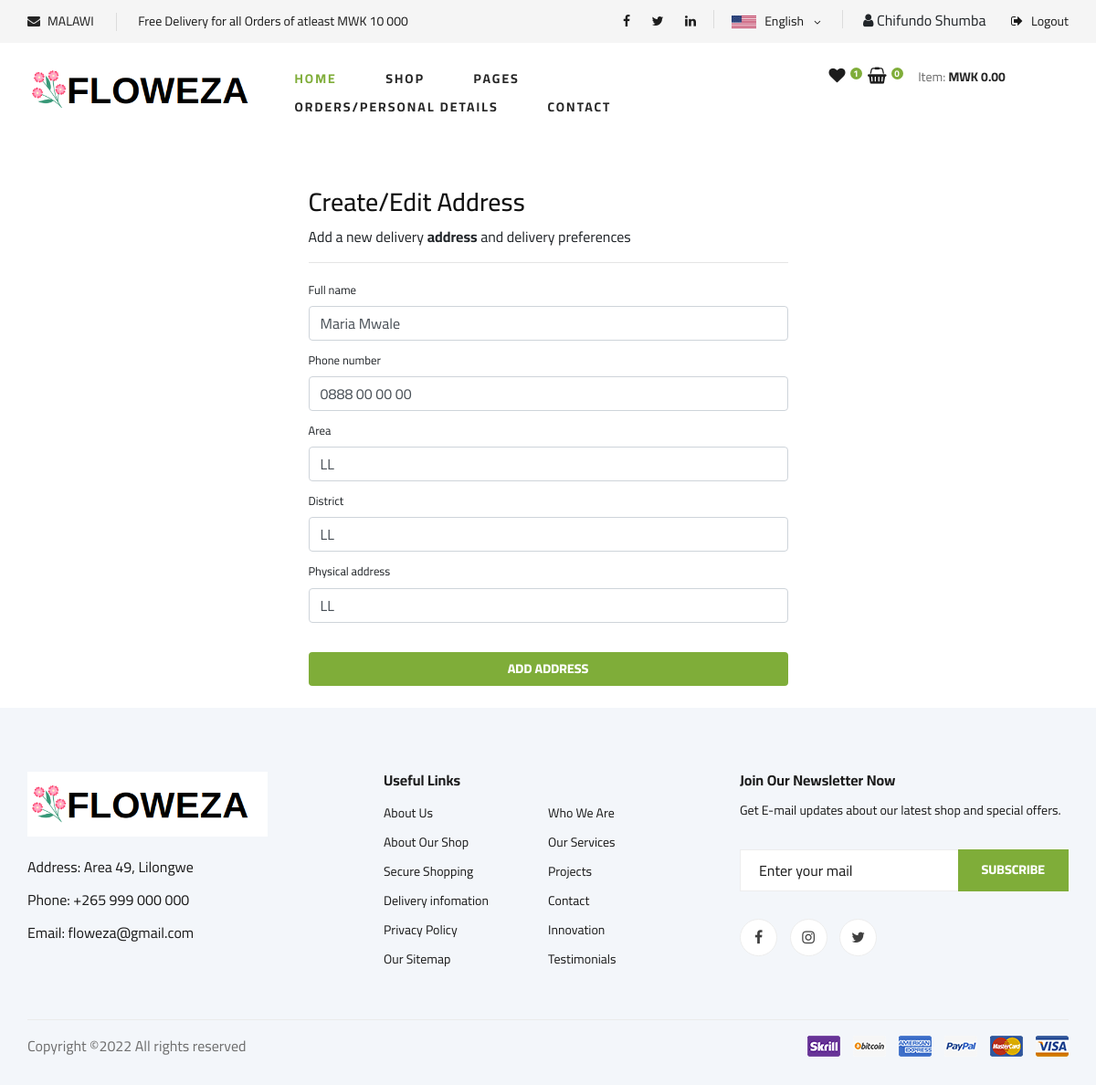
Page /addresses/edit/1/ (signed in) on the committed database.
### mainapp/models.py (models this page shows, shortened)
class CustomUser(AbstractBaseUser, PermissionsMixin):
    email = models.EmailField(max_length=255, unique=True)
    full_name = models.CharField(max_length=255, blank = True, null=True)
    roles =(
        ('Admin','Admin'),
        ('Seller', 'Seller'),
        ('Transporter', 'Transporter'),
        ('Customer', 'Customer'),
    )
    user_role = models.CharField(max_length = 15, choices = roles, default = "Customer")
    phone_number = PhoneNumberField(null = True, blank = True)
    username = None
    staff = models.BooleanField(default=True) #can login
    active = models.BooleanField(default=True) #can login
    admin = models.BooleanField(default=False) # Adminstrator
    seller = models.BooleanField(default=False) #seller
    customer = models.BooleanField(default=False)
    transporter = models.BooleanField(default=False)
    timestamp = models.DateTimeField(auto_now_add=True)
    image = models.ImageField(default = "avatar0.jpg", null = True, blank = True)
    group = Group.add_to_class('description', models.CharField(max_length=180,null=True, blank=True))
    USERNAME_FIELD = 'email' #loginuser
    REQUIRED_FIELDS = ['full_name','phone_number',]
    objects = UserManager()
    @property
    def is_active(self):
        return self.active

class Address(models.Model):
    customer = models.ForeignKey(CustomUser, on_delete=models.CASCADE)
    full_name = models.CharField(max_length=150)
    phone_number = PhoneNumberField(null = True, blank = True)
    area = models.CharField(max_length=50)
    district = models.CharField(max_length=150)
    physical_address = models.CharField(max_length=255)
    delivery_instructions = models.CharField(max_length=255)
    created_at = models.DateTimeField(auto_now_add=True)
    updated_at = models.DateTimeField(auto_now=True)
    default = models.BooleanField(default=False)
    class Meta:
        verbose_name = "Address"
        verbose_name_plural = "Addresses"

### mainapp/views.py (the view)
# urls.py: path("addresses/edit/<slug:id>/", edit_address, name="edit_address"),
@login_required
def edit_address(request, id):
    if request.method == "POST":
        address = Address.objects.get(pk=id, customer=request.user)
        address_form = UserAddressForm(instance=address, data=request.POST)
        if address_form.is_valid():
            address_form.save()
            return HttpResponseRedirect(reverse("addresses"))
    else:
        address = Address.objects.get(pk=id, customer=request.user)
        address_form = UserAddressForm(instance=address)
    return render(request, "edit_addresses.html", {"form": address_form})

### mainapp/forms.py
class UserAddressForm(forms.ModelForm):
    class Meta:
        model = Address
        fields = ["full_name","area", "district", "physical_address", "phone_number"]
    def __init__(self, *args, **kwargs):
        super().__init__(*args, **kwargs)
        self.fields["full_name"].widget.attrs.update(
            {"class": "form-control mb-2 account-form", "placeholder": "Full Name"}
        )
        self.fields["area"].widget.attrs.update(
            {"class": "form-control mb-2 account-form", "placeholder": "Area"}
        )
        self.fields["district"].widget.attrs.update(
            {"class": "form-control mb-2 account-form", "placeholder": "District"}
        )
        self.fields["physical_address"].widget.attrs.update(
            {"class": "form-control mb-2 account-form", "placeholder": "Physical Address"}
        )
        self.fields["phone_number"].widget.attrs.update(
            {"class": "form-control mb-2 account-form", "placeholder": "Phone NUmber"}
        )

### basket/basket.py (called while the page is built)
    def __len__(self):
        return sum(item["qty"] for item in self.basket.values())

### basket/context_processors.py (called while the page is built)
def basket(request):
    return {'basket': Basket(request)}

### mainapp/templates/edit_addresses.html (shortened to what this page needs)
{% extends 'base_mainapp.html' %}
{% load static %}
{% block body %}
    <main class="pt-5">
        <div class="container">
            <div class="login d-flex align-items-center">
            <div class="col-12 col-md-12 col-lg-12 mx-auto">
                <div class="col-6 mx-auto">
                <h1 class="h3">Create/Edit Address</h1>
                <div>Add a new delivery <b>address</b> and delivery preferences</div>
                <hr />
                <form name="address_form" class="account-form" method="post" enctype="multipart/form-data">
                    <label class="small fw-bold">{{ form.full_name.label}}</label>
                    {{ form.full_name }}
                    <label class="small fw-bold">{{ form.phone_number.label}}</label>
                    {{ form.phone_number }}
                    <label class="small fw-bold">{{ form.area.label}}</label>
                    {{ form.area }}
                    <label class="small fw-bold">{{ form.district.label}}</label>
                    {{ form.district }}
                    <label class="small fw-bold">{{ form.physical_address.label}}</label>
                    {{ form.physical_address }}
                    <button class="btn site-btn btn-block py-2 mb-4 mt-4 fw-bold w-100" type="button" value="Submit" onclick="submitForm()">
                    Add Address
                    </button>
                </form>
                </div>
            </div>
        </div>
    </div>
{% endblock body %}

### mainapp/templates/includes/header.html (shortened to what this page needs)
{% load static %}
<header class="header">
    <div class="header__top">
        <div class="container">
            <div class="row">
                <div class="col-lg-6 col-md-6">
                    <div class="header__top__left">
                        <ul>
                            <li><i class="fa fa-envelope"></i> MALAWI</li>
                            <li>Free Delivery for all Orders of atleast MWK 10 000</li>
                        </ul>
                    </div>
                </div>
                <div class="col-lg-6 col-md-6" id="top-right-header">
                    <div class="header__top__right">
                        <div class="header__top__right__social">
                            <a href="#"><i class="fa fa-facebook"></i></a>
                            <a href="#"><i class="fa fa-twitter"></i></a>
                            <a href="#"><i class="fa fa-linkedin"></i></a>
                        </div>
                        <div class="header__top__right__language">
                            <img src="{% static 'img/language.png' %}" alt="">
                            <div>English</div>
                            <span class="arrow_carrot-down"></span>
                        </div>
                        {% if user.is_authenticated %}
                        <div class="header__top__right__auth">
                            <i class="fa fa-user"></i> {{user.full_name|title}}
                        </div>
                        <div class="header__top__right__auth ml-4">
                            <a href="{% url 'logout_request' %}"><i class="fa fa-sign-out" aria-hidden="true"></i> Logout</a>
                        </div>
                        {% endif %}
                    </div>
                </div>
            </div>
        </div>
    </div>
    <div class="container">
        <div class="row">
            <div class="col-lg-3">
                <div class="header__logo">
                    <a href="#"><img src="{% static '/img/logo.png' %}" alt=""> </a>
                </div>
            </div>
            <div class="col-lg-6" >
                <nav class="header__menu">
                    <ul>
                        <li class="active"><a href="{% url 'index' %}">Home</a></li>
                        <li class="top-menu-item1"><a href="{% url 'shop' %}">Shop</a></li>
                        <li class="top-menu-item1"><a href="#">Pages</a>
                        </li>
                        <li class="orders_and_personal_detailsbtn"><a href="{% url 'pages' %}">Orders/Personal Details</a></li>
                        <li class="top-menu-item1"><a href="{% url 'contact' %}">Contact</a></li>
                    </ul>
                </nav>
            </div>
            <div class="col-lg-3" id="top-menu-item2">
                <div class="header__cart header__top__right__auth">
                    <ul>
                        <li><a href="#"><i class="fa fa-heart"></i> <span>1</span></a></li>
                        <li><a href="{% url 'shopping_cart' %}"><i class="fa fa-shopping-basket"></i> <span>{{basket|length}}</span></a></li>
                    </ul>
                    {% if basket|length > 0 %}
                    <div class="header__cart__price">Cost of <strong>{{basket|length}}</strong> Item{{basket|length|pluralize}}: <span>{{basket.get_total_price}}</span></div>
                    {% else %}
                    <div class="header__cart__price">Item: <span>MWK 0.00</span></div>
                    {% endif %}
                </div>
            </div>
        </div>
    </div>
</header>

### mainapp/static/css/style.css (style rules this page uses)
html, body { height: 100%; font-family: "Cairo", sans-serif; -webkit-font-smoothing: antialiased; font-smoothing: antialiased; }
h1, h2, h3, h4, h5, h6 { margin: 0; color: #111111; font-weight: 400; font-family: "Cairo", sans-serif; }
h1 { font-size: 70px; }
img { max-width: 100%; }
ul, ol { padding: 0; margin: 0; }
.site-btn { font-size: 14px; color: #ffffff; font-weight: 800; text-transform: uppercase; display: inline-block; padding: 13px 30px 12px; background: #7fad39; border: none; }
.header__top { background: #f5f5f5; }
.header__top__left { padding: 10px 0 13px; }
.header__top__left ul li { font-size: 14px; color: #1c1c1c; display: inline-block; margin-right: 45px; position: relative; }
.header__top__left ul li:after { position: absolute; right: -25px; top: 1px; height: 20px; width: 1px; background: #000000; opacity: 0.1; content: ""; }
.header__top__left ul li:last-child { margin-right: 0; }
.header__top__left ul li:last-child:after { display: none; }
.header__top__left ul li i { color: #252525; margin-right: 5px; }
.header__top__right { text-align: right; padding: 10px 0 13px; }
.header__top__right__social { position: relative; display: inline-block; margin-right: 35px; }
.header__top__right__social:after { position: absolute; right: -20px; top: 1px; height: 20px; width: 1px; background: #000000; opacity: 0.1; content: ""; }
.header__top__right__social a { font-size: 14px; display: inline-block; color: #1c1c1c; margin-right: 20px; }
.header__top__right__social a:last-child { margin-right: 0; }
.header__top__right__language { position: relative; display: inline-block; margin-right: 40px; cursor: pointer; }
.header__top__right__language:after { position: absolute; right: -21px; top: 1px; height: 20px; width: 1px; background: #000000; opacity: 0.1; content: ""; }
.header__top__right__language img { margin-right: 6px; }
.header__top__right__language div { font-size: 14px; color: #1c1c1c; display: inline-block; margin-right: 4px; }
.header__top__right__language span { font-size: 14px; color: #1c1c1c; position: relative; top: 2px; }
.header__top__right__auth { display: inline-block; }
.header__top__right__auth a { display: block; font-size: 14px; color: #1c1c1c; }
.header__top__right__auth a i { margin-right: 6px; }
.header__logo { padding: 15px 0; }
.header__logo a { display: inline-block; }
.header__menu { padding: 24px 0; }
.header__menu ul li { list-style: none; display: inline-block; margin-right: 50px; position: relative; }
.header__menu ul li.active a { color: #7fad39; }
.header__menu ul li:last-child { margin-right: 0; }
.header__menu ul li a { font-size: 14px; color: #252525; text-transform: uppercase; font-weight: 700; letter-spacing: 2px; -webkit-transition: all, 0.3s; -moz-transition: all, 0.3s; -ms-transition: all, 0.3s; -o-transition: all, 0.3s; transition: all, 0.3s; padding: 5px 0; display: block; }
.header__cart { text-align: right; padding: 24px 0; }
.header__cart ul { display: inline-block; margin-right: 25px; }
.header__cart ul li { list-style: none; display: inline-block; margin-right: 15px; }
.header__cart ul li:last-child { margin-right: 0; }
.header__cart ul li a { position: relative; }
.header__cart ul li a i { font-size: 18px; color: #1c1c1c; }
.header__cart ul li a span { height: 13px; width: 13px; background: #7fad39; font-size: 10px; color: #ffffff; line-height: 13px; text-align: center; font-weight: 700; display: inline-block; border-radius: 50%; position: absolute; top: 0; right: -12px; }
.header__cart .header__cart__price { font-size: 14px; color: #6f6f6f; display: inline-block; }
.header__cart .header__cart__price span { color: #252525; font-weight: 700; }
@media only screen and (min-width: 1200px) { .container { max-width: 1170px; } }

### rows in the picture
CustomUser: full_name "Chifundo Shumba"
Address: full_name "Maria Mwale", phone_number "0888 00 00 00", area "LL", district "LL", physical_address "LL"

### other values in the picture
{{ basket|length }} "0"
